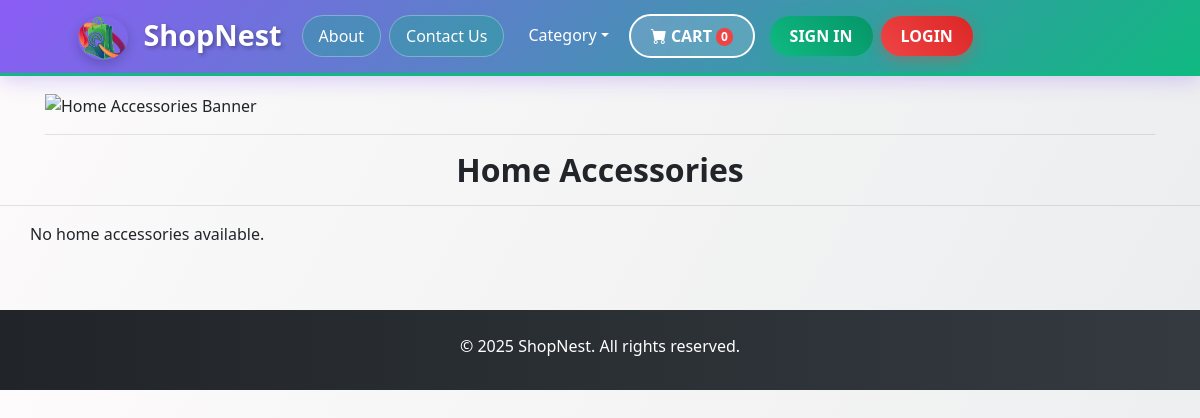
Page /category/HomeAccessories.php on the earlier database version.
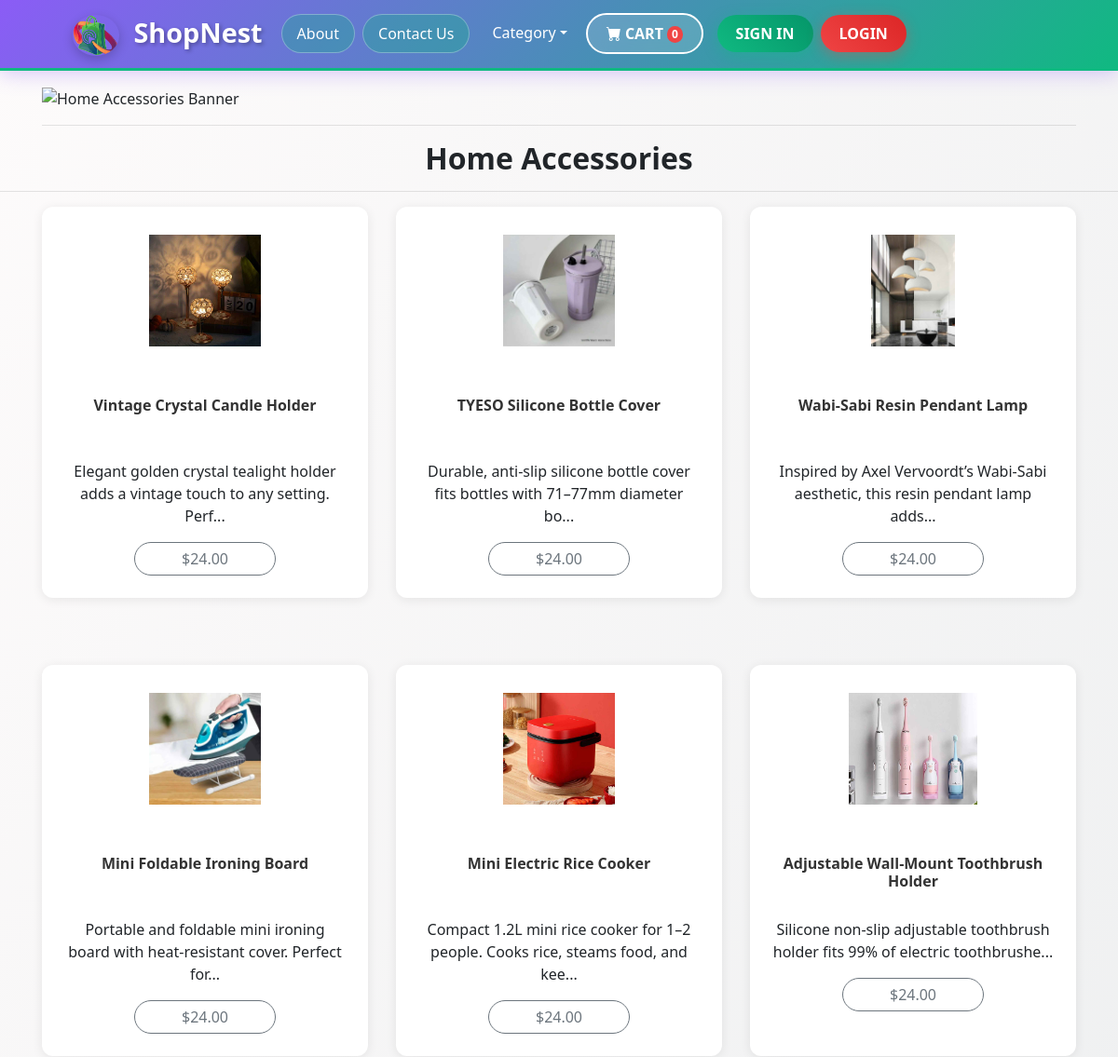
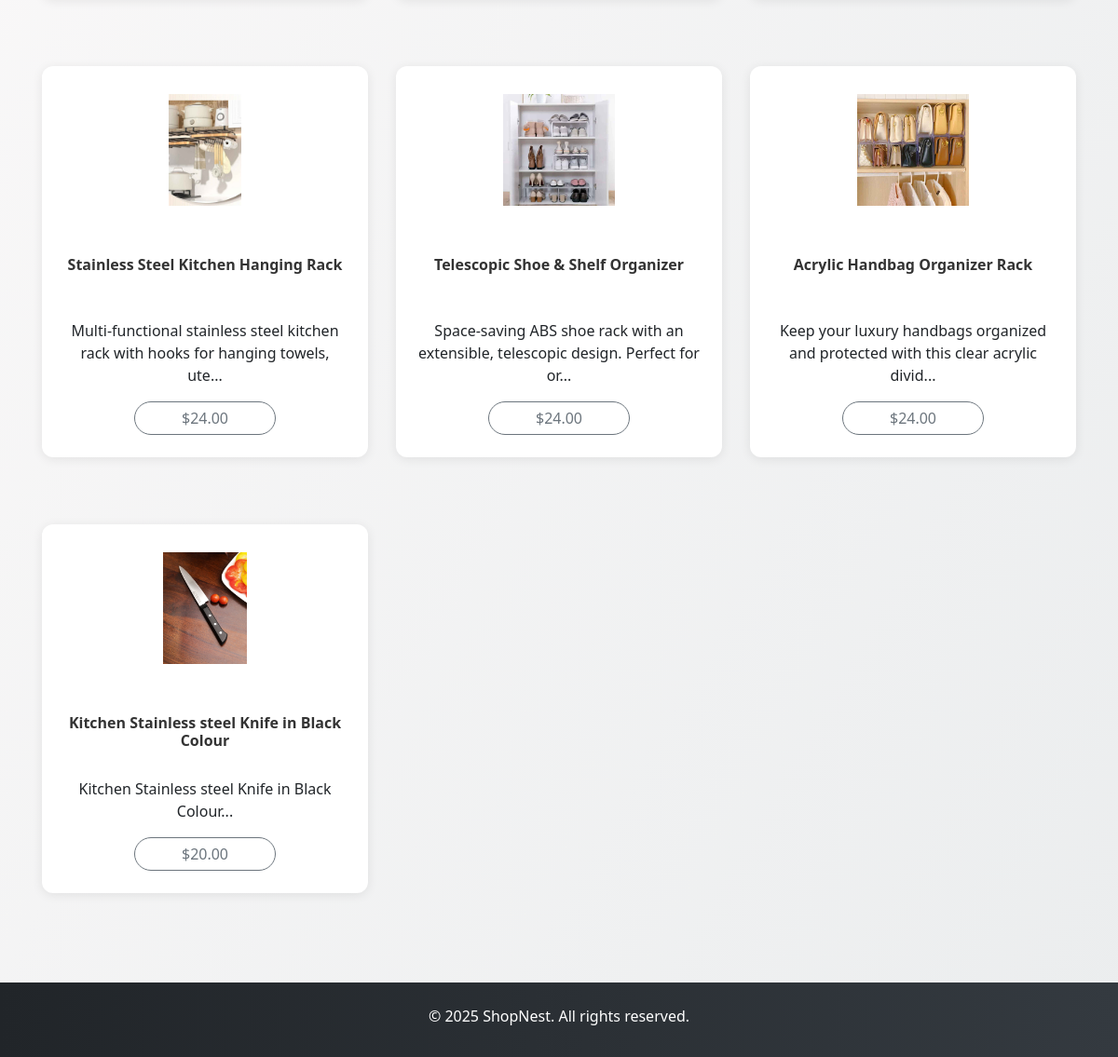
Same page on the later database version (2 pictures, top to bottom).
### tables this page shows
CREATE TABLE `products` (
  `id` int(11) NOT NULL,
  `name` varchar(255) NOT NULL,
  `category` varchar(100) NOT NULL,
  `price` decimal(10,2) NOT NULL,
  `stock` int(11) NOT NULL,
  `image` varchar(255) NOT NULL,
  `description` text DEFAULT NULL
);

### category/HomeAccessories.php (the view, shortened to what this page needs)
<!DOCTYPE html>
<html lang="en">
<head>
  <link href="../css/bootstrap-4.3.1.css" rel="stylesheet">
  <link href="https://cdn.jsdelivr.net/npm/bootstrap-icons@1.5.0/font/bootstrap-icons.css" rel="stylesheet" />
  <link href="../items/assets/styles.css" rel="stylesheet">
</head>
<body>
  <?php
  include("../navbar.php");
  ?>
  <div class="container mt-3">
    <div class="row">
      <div class="col-12"><img src="../images/category/b1 (12).jpg" alt="Home Accessories Banner" width="1920" height="640" class="img-fluid"/></div>
    </div>
    <hr>
  </div>
  <h2 class="text-center">Home Accessories</h2>
  <hr>
  <div class="container">
    <div class="row text-center">
      <?php
      include '../db.php';
      $sql = "SELECT * FROM products WHERE category = 'Home Accessories' ORDER BY id DESC";
      $result = $conn->query($sql);
      $count = 0;
      if ($result->num_rows > 0) {
        while ($row = $result->fetch_assoc()) {
          if ($count > 0 && $count % 3 == 0) {
            echo '</div><div class="row text-center mt-4">';
          }
          echo '
          <div class="col-md-4 pb-1 pb-md-0 mb-5">
            <div class="card h-100" onclick="window.location.href=\'../product_detail.php?id=' . $row['id'] . '\';">
              <img class="card-img-top img-fluid" src="../images/products/' . $row['image'] . '" alt="' . $row['name'] . '">
              <div class="card-body p-4">
                <h5 class="card-title">' . $row['name'] . '</h5>
                <p class="card-text">' . substr($row['description'], 0, 80) . '...</p>
                <button class="btn btn-outline-secondary">$' . $row['price'] . '</button>
              </div>
            </div>
          </div>';
          $count++;
        }
      } else {
        echo '<p class="text-center">No home accessories available.</p>';
      }
      ?>
    </div>
  </div>
  <footer class="py-4 mt-5">
    <div class="container text-center">
      <p class="m-0 text-white">© 2025 ShopNest. All rights reserved.</p>
    </div>
  </footer>
</body>
</html>

Differences in the rows shown:
added products: image (picture), name "Vintage Crystal Candle Holder", description "Elegant golden crystal tealight holder adds a vintage touch to any setting. Perf", price "24.00"
added products: image (picture), name "TYESO Silicone Bottle Cover", description "Durable, anti-slip silicone bottle cover fits bottles with 71–77mm diameter bo", price "24.00"
added products: image (picture), name "Wabi-Sabi Resin Pendant Lamp", description "Inspired by Axel Vervoordt’s Wabi-Sabi aesthetic, this resin pendant lamp adds", price "24.00"
added products: image (picture), name "Mini Foldable Ironing Board", description "Portable and foldable mini ironing board with heat-resistant cover. Perfect for", price "24.00"
added products: image (picture), name "Mini Electric Rice Cooker", description "Compact 1.2L mini rice cooker for 1–2 people. Cooks rice, steams food, and kee", price "24.00"
added products: image (picture), name "Adjustable Wall-Mount Toothbrush Holder", description "Silicone non-slip adjustable toothbrush holder fits 99% of electric toothbrushe", price "24.00"
added products: image (picture), name "Stainless Steel Kitchen Hanging Rack", description "Multi-functional stainless steel kitchen rack with hooks for hanging towels, ute", price "24.00"
added products: image (picture), name "Telescopic Shoe & Shelf Organizer", description "Space-saving ABS shoe rack with an extensible, telescopic design. Perfect for or", price "24.00"
added products: image (picture), name "Acrylic Handbag Organizer Rack", description "Keep your luxury handbags organized and protected with this clear acrylic divid", price "24.00"
added products: image (picture), name "Kitchen Stainless steel Knife in Black Colour", description "Kitchen Stainless steel Knife in Black Colour", price "20.00"
Other differences:
text no longer shown: "No home accessories available."
